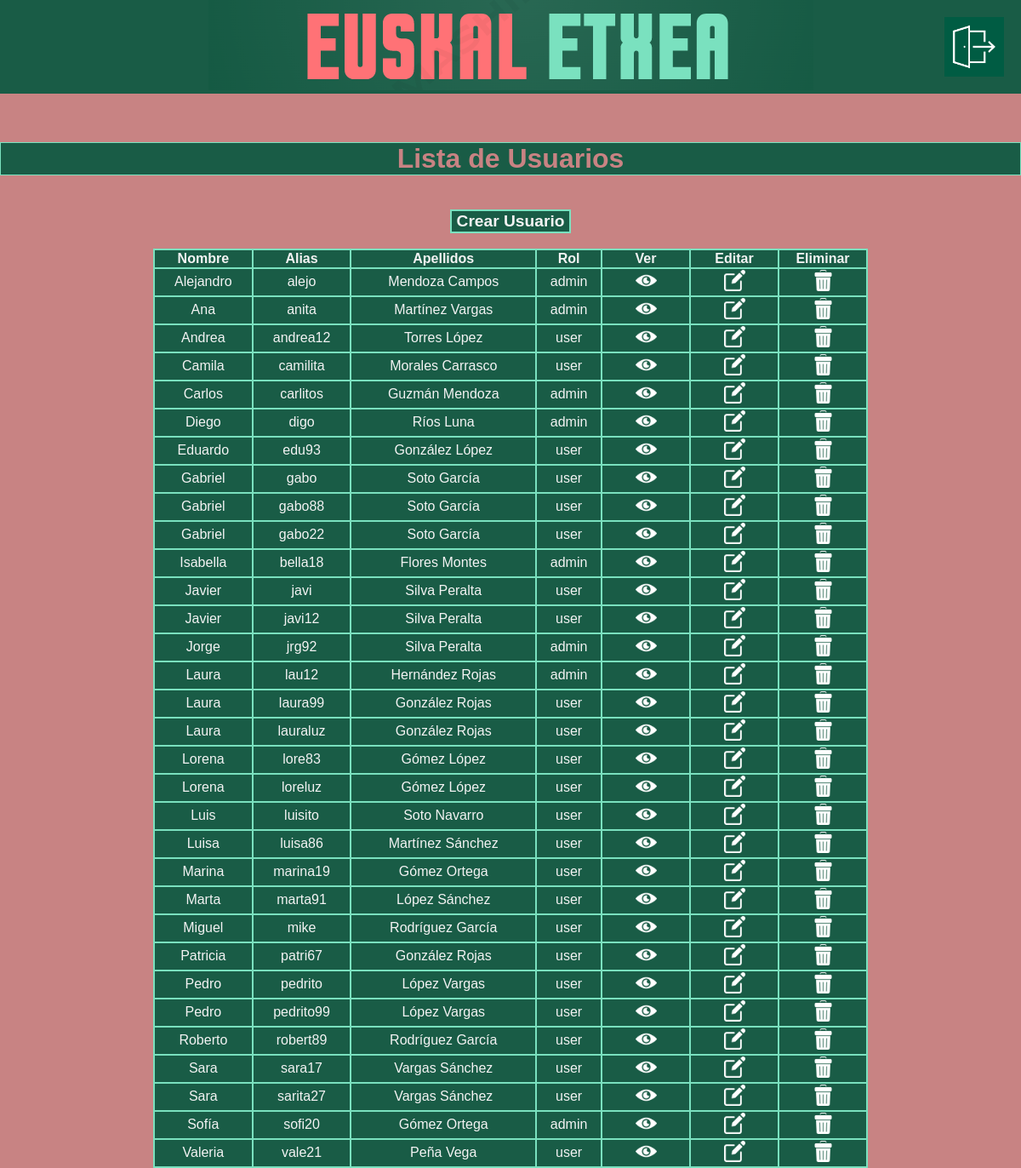
The app's page /usersAdmin.php (signed in) with its own data.
### tables this page shows
CREATE TABLE `usuarios` (
  `Id_Usuario` int(11) NOT NULL,
  `Nombre` varchar(20) NOT NULL,
  `Alias` varchar(15) NOT NULL,
  `PrimerApellido` varchar(20) NOT NULL,
  `SegundoApellido` varchar(20) NOT NULL,
  `Email` varchar(50) NOT NULL,
  `Tarjeta` varchar(16) NOT NULL,
  `Contraseña` varchar(30) NOT NULL,
  `Rol` varchar(5) NOT NULL
);

### usersAdmin.php (the view, shortened to what this page needs)
<?php
$conn = obtenerPdoConexionBD();
$sql = "SELECT * FROM usuarios ORDER BY Nombre";
$sentencia = $conn->prepare($sql);
$sentencia->execute([]);
$rs = $sentencia->fetchAll();
?>
<!DOCTYPE html>
<html>
<head>
    <link rel="stylesheet" type="text/css" href="estilos.css">
</head>
<body>
    <div class="header">
        <a href="indexAdmin.php"><img src="resources/logo.png"></a>
        <a href="home.php"><img src="resources/salir.png" class="imagenDerecha"></a>
    </div>
    <br>
    <br>
    <h1>Lista de Usuarios</h1>
    <br>
    <div class="divUser" style="width: 100%">
        <form method="POST" action="createUserAdmin.php">
            <input class="botonForms" type="submit" value="Crear Usuario">
        </form>
        <br>
    <div style="width:70%">
        <table>
            <thead>
                <tr>
                    <th>Nombre</th>
                    <th>Alias</th>
                    <th>Apellidos</th>
                    <th>Rol</th>
                    <th class="TD_icoTabla">Ver</th>
                    <th class="TD_icoTabla">Editar</th>
                    <th class="TD_icoTabla">Eliminar</th>
                </tr>
            </thead>
            <tbody>
                <?php foreach ($rs as $fila) { ?>
                    <tr>
                        <td>
                            <?= $fila["Nombre"] ?>
                        </td>
                        <td>
                            <?= $fila["Alias"] ?>
                        </td>
                        <td>
                            <?= $fila["PrimerApellido"] ?>
                            <?= $fila["SegundoApellido"] ?>
                        </td>
                        <td>
                            <?= $fila["Rol"] ?>
                        </td>
                        <td class="icoTabla"><a href="userAdmin.php?id=<?= $fila["Id_Usuario"] ?>"><img class="icoTabla"
                                        src="resources/ver.png" alt="ver"></a></td>
                        <td class="icoTabla"><a href="editUserAdmin.php?id=<?= $fila["Id_Usuario"] ?>"><img
                                        class="icoTabla" src="resources/editar.png" alt="editar"></a></td>
                        <td class="icoTabla"><a href="deleteUserController.php?id=<?= $fila["Id_Usuario"] ?>"><img
                                        class="icoTabla" src="resources/borrar.png" alt="borrar"></a></td>
                    </tr>
                <?php } ?>
            </tbody>
        </table>
        </div>
    </div>
</body>
</html>

### estilos.css (style rules this page uses)
body { background-color: #c88383; font-family: Arial, sans-serif; margin: 0; padding: 0; }
.header { background-color: #195c46; display: flex; justify-content: center; align-items: center; position: relative; }
.imagenDerecha { position: absolute; top: 50%; right: 0; transform: translateY(-50%); width: 70px; height: 70px; margin-right: 20px; }
h1, h2 { background-color: #195c46; color: #c88383; font-family: sans-serif; font-weight: bold; font-size: 200%; text-align: center; border: 1px solid #7ae1bf; }
.botonForms { cursor: pointer; background-color: #195c46; color: #f3f3f3; font-family: sans-serif; font-weight: bold; font-size: 120%; border: 2px solid #7ae1bf; text-decoration: none; text-align: center; }
.divUser { width: 100%; display: flex; flex-direction: column; justify-content: center; align-items: center; }
table { color: #f3f3f3 ; width: 100%; background-color: #195c46; border: 2px solid #7ae1bf; border-collapse: collapse; }
table th, table td { border: 2px solid #7ae1bf; text-align: center; }
.icoTabla { width: 25px; text-align: center; }
.TD_icoTabla { width: 100px; }

### records on screen
usuarios: Nombre "Alejandro", Alias "alejo", PrimerApellido "Mendoza", SegundoApellido "Campos", Rol "admin"
usuarios: Nombre "Ana", Alias "anita", PrimerApellido "Martínez", SegundoApellido "Vargas", Rol "admin"
usuarios: Nombre "Andrea", Alias "andrea12", PrimerApellido "Torres", SegundoApellido "López", Rol "user"
usuarios: Nombre "Camila", Alias "camilita", PrimerApellido "Morales", SegundoApellido "Carrasco", Rol "user"
usuarios: Nombre "Carlos", Alias "carlitos", PrimerApellido "Guzmán", SegundoApellido "Mendoza", Rol "admin"
usuarios: Nombre "Diego", Alias "digo", PrimerApellido "Ríos", SegundoApellido "Luna", Rol "admin"
usuarios: Nombre "Eduardo", Alias "edu93", PrimerApellido "González", SegundoApellido "López", Rol "user"
usuarios: Nombre "Gabriel", Alias "gabo", PrimerApellido "Soto", SegundoApellido "García", Rol "user"
usuarios: Nombre "Gabriel", Alias "gabo88", PrimerApellido "Soto", SegundoApellido "García", Rol "user"
usuarios: Nombre "Gabriel", Alias "gabo22", PrimerApellido "Soto", SegundoApellido "García", Rol "user"
usuarios: Nombre "Isabella", Alias "bella18", PrimerApellido "Flores", SegundoApellido "Montes", Rol "admin"
usuarios: Nombre "Javier", Alias "javi", PrimerApellido "Silva", SegundoApellido "Peralta", Rol "user"
usuarios: Nombre "Javier", Alias "javi12", PrimerApellido "Silva", SegundoApellido "Peralta", Rol "user"
usuarios: Nombre "Jorge", Alias "jrg92", PrimerApellido "Silva", SegundoApellido "Peralta", Rol "admin"
usuarios: Nombre "Laura", Alias "lau12", PrimerApellido "Hernández", SegundoApellido "Rojas", Rol "admin"
usuarios: Nombre "Laura", Alias "laura99", PrimerApellido "González", SegundoApellido "Rojas", Rol "user"
usuarios: Nombre "Laura", Alias "lauraluz", PrimerApellido "González", SegundoApellido "Rojas", Rol "user"
usuarios: Nombre "Lorena", Alias "lore83", PrimerApellido "Gómez", SegundoApellido "López", Rol "user"
usuarios: Nombre "Lorena", Alias "loreluz", PrimerApellido "Gómez", SegundoApellido "López", Rol "user"
usuarios: Nombre "Luis", Alias "luisito", PrimerApellido "Soto", SegundoApellido "Navarro", Rol "user"
usuarios: Nombre "Luisa", Alias "luisa86", PrimerApellido "Martínez", SegundoApellido "Sánchez", Rol "user"
usuarios: Nombre "Marina", Alias "marina19", PrimerApellido "Gómez", SegundoApellido "Ortega", Rol "user"
usuarios: Nombre "Marta", Alias "marta91", PrimerApellido "López", SegundoApellido "Sánchez", Rol "user"
usuarios: Nombre "Miguel", Alias "mike", PrimerApellido "Rodríguez", SegundoApellido "García", Rol "user"
usuarios: Nombre "Patricia", Alias "patri67", PrimerApellido "González", SegundoApellido "Rojas", Rol "user"
usuarios: Nombre "Pedro", Alias "pedrito", PrimerApellido "López", SegundoApellido "Vargas", Rol "user"
usuarios: Nombre "Pedro", Alias "pedrito99", PrimerApellido "López", SegundoApellido "Vargas", Rol "user"
usuarios: Nombre "Roberto", Alias "robert89", PrimerApellido "Rodríguez", SegundoApellido "García", Rol "user"
usuarios: Nombre "Sara", Alias "sara17", PrimerApellido "Vargas", SegundoApellido "Sánchez", Rol "user"
usuarios: Nombre "Sara", Alias "sarita27", PrimerApellido "Vargas", SegundoApellido "Sánchez", Rol "user"
usuarios: Nombre "Sofía", Alias "sofi20", PrimerApellido "Gómez", SegundoApellido "Ortega", Rol "admin"
usuarios: Nombre "Valeria", Alias "vale21", PrimerApellido "Peña", SegundoApellido "Vega", Rol "user"
